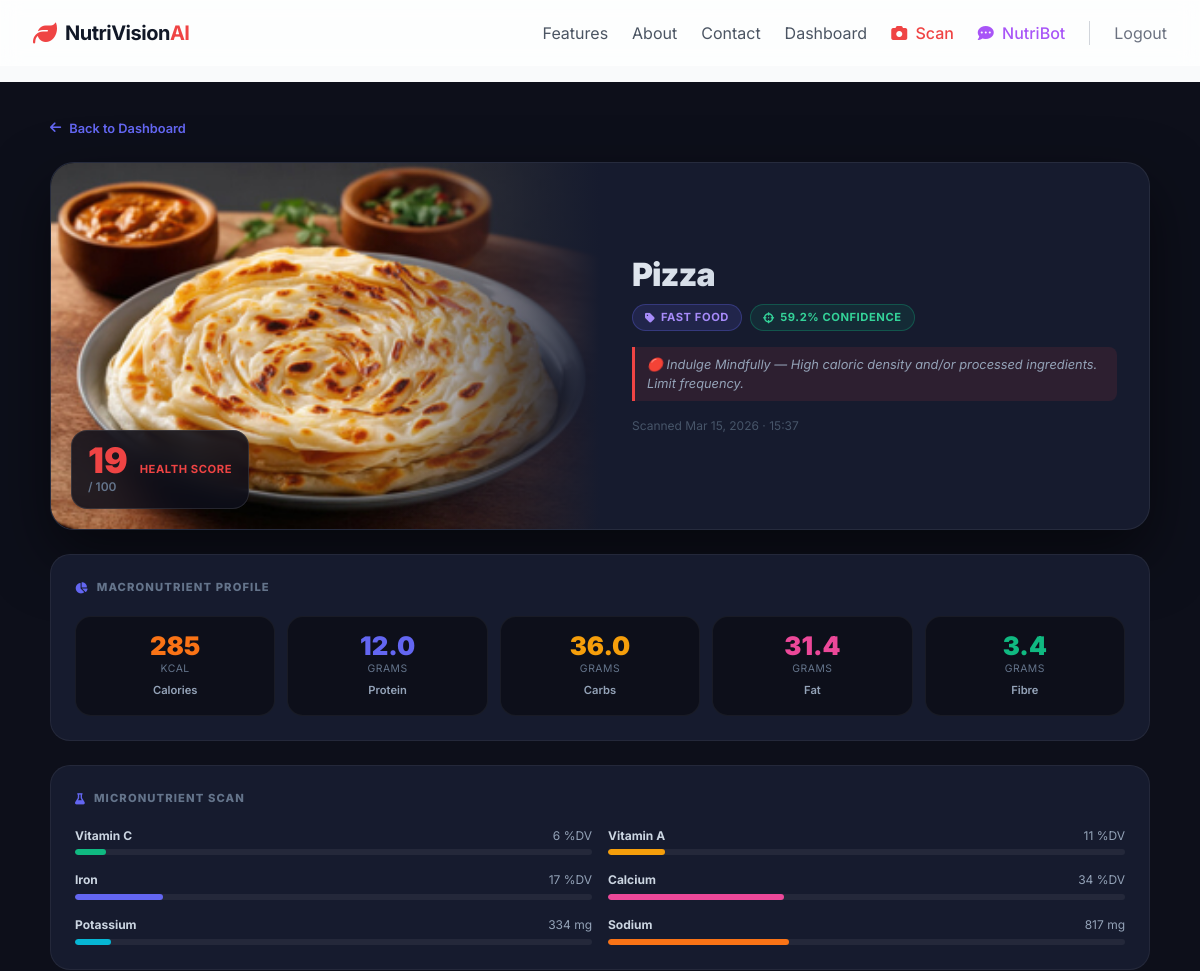
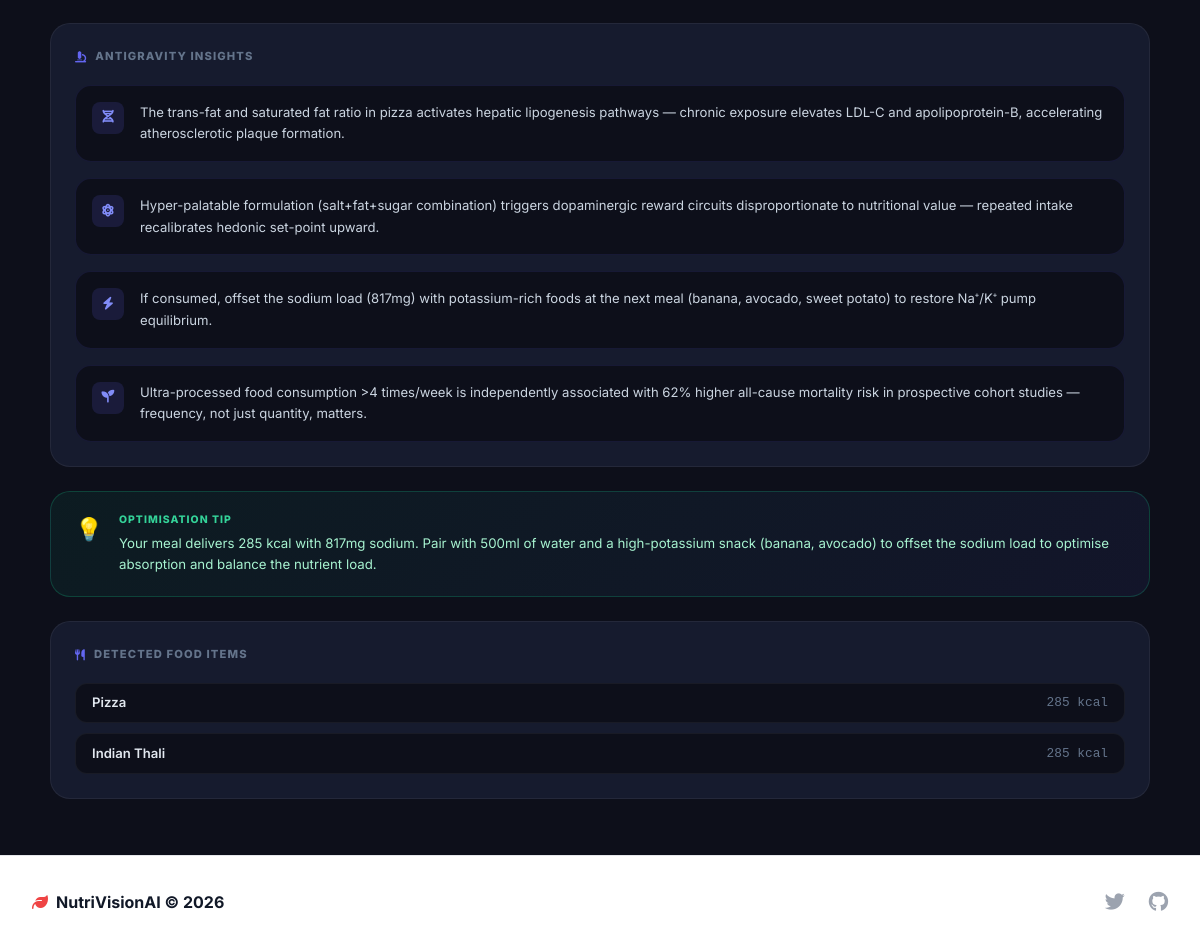
/result/5 (signed in), run on the app's committed database (2 pictures, top to bottom).
### app/models.py (models this page shows)
class Meal(db.Model):
    id = db.Column(db.Integer, primary_key=True)
    image_path = db.Column(db.String(200), nullable=False)
    timestamp = db.Column(db.DateTime, nullable=False, default=datetime.utcnow)
    total_calories = db.Column(db.Float, nullable=True)
    health_score = db.Column(db.Integer, nullable=True)        # 0–100 ANTIGRAVITY score
    health_status = db.Column(db.String(50), nullable=True)    # Food category (e.g. Fast Food, Meal, Vegetable)
    analysis_insights = db.Column(db.Text, nullable=True)      # Kept for legacy display
    food_detected = db.Column(db.String(100), nullable=True)   # Top detected food class name
    food_confidence = db.Column(db.String(10), nullable=True)  # Confidence string e.g. "94.2%"
    genai_result_json = db.Column(db.Text, nullable=True)      # Full JSON from genai_service.evaluate_meal()
    user_id = db.Column(db.Integer, db.ForeignKey('user.id'), nullable=False)
    detections = db.relationship('FoodDetection', backref='meal', lazy=True)

class FoodDetection(db.Model):
    id = db.Column(db.Integer, primary_key=True)
    food_name = db.Column(db.String(100), nullable=False)
    portion_size = db.Column(db.Float, nullable=True)          # grams or units
    confidence = db.Column(db.Float, nullable=True)
    meal_id = db.Column(db.Integer, db.ForeignKey('meal.id'), nullable=False)
    nutrition = db.relationship('NutritionData', backref='detection', uselist=False)

class NutritionData(db.Model):
    id = db.Column(db.Integer, primary_key=True)
    calories = db.Column(db.Float, nullable=False)
    protein = db.Column(db.Float, nullable=False)
    carbs = db.Column(db.Float, nullable=False)
    fats = db.Column(db.Float, nullable=False)
    sugar = db.Column(db.Float, nullable=False)
    fiber = db.Column(db.Float, nullable=False)
    food_detection_id = db.Column(db.Integer, db.ForeignKey('food_detection.id'), nullable=False)

### app/routes/meal.py (the view)
@meal_bp.route('/result/<int:meal_id>')
@login_required
def result(meal_id):
    meal = Meal.query.get_or_404(meal_id)
    if meal.user_id != current_user.id:
        flash('Unauthorized access', 'danger')
        return redirect(url_for('dashboard.index'))
    eval_data = {}
    if meal.genai_result_json:
        try:
            eval_data = json.loads(meal.genai_result_json)
        except (json.JSONDecodeError, TypeError):
            eval_data = {}
    return render_template('result.html', meal=meal, eval_data=eval_data)

### app/models.py (called while the page is built)
@login_manager.user_loader
def load_user(user_id):
    return User.query.get(int(user_id))

### app/templates/result.html (shortened to what this page needs)
{% extends 'base.html' %}
{% block content %}
{% set score = eval_data.health_score if eval_data else meal.health_score %}
{% set macros = eval_data.macros if eval_data else {} %}
{% set micros = eval_data.micros if eval_data else {} %}
{% set insights = eval_data.insights if eval_data else [] %}
{% set opt_tip = eval_data.optimisation_tip if eval_data else '' %}
{% set food_name = eval_data.food_detected if eval_data else meal.food_detected %}
{% set confidence = eval_data.confidence if eval_data else meal.food_confidence %}
{% set category = eval_data.category if eval_data else meal.health_status %}
{% set score_label = eval_data.score_label if eval_data else '' %}
{% if score >= 88 %}
  {% set score_color = '#22c55e' %}
  {% set score_bg = 'rgba(34,197,94,0.1)' %}
  {% set score_badge = '🟢 Excellent' %}
{% elif score >= 72 %}
  {% set score_color = '#eab308' %}
  {% set score_bg = 'rgba(234,179,8,0.1)' %}
  {% set score_badge = '🟡 Good' %}
{% elif score >= 50 %}
  {% set score_color = '#f97316' %}
  {% set score_bg = 'rgba(249,115,22,0.1)' %}
  {% set score_badge = '🟠 Moderate' %}
{% else %}
  {% set score_color = '#ef4444' %}
  {% set score_bg = 'rgba(239,68,68,0.1)' %}
  {% set score_badge = '🔴 Indulge Mindfully' %}
{% endif %}
<div class="ag-page">
  <div class="ag-container">
    <a href="{{ url_for('dashboard.index') }}" class="back-link">
      <i class="fa-solid fa-arrow-left"></i> Back to Dashboard
    </a>
    <div class="hero-card">
      <div class="hero-image">
        <img src="{{ url_for('static', filename='uploads/' + meal.image_path) }}" alt="Uploaded Meal">
        <div class="hero-image-overlay"></div>
        <div class="score-ring-wrap">
          <div>
            <div class="score-num">{{ score }}</div>
            <div class="score-denom">/ 100</div>
          </div>
          <div>
            <div class="score-tag">Health Score</div>
          </div>
        </div>
      </div>
      <div class="hero-info">
        <div>
          <div class="food-title">{{ food_name or 'Food Analysis' }}</div>
          <div style="height:0.75rem;"></div>
          <div class="badge-row">
            {% if category %}
              <span class="badge badge-category"><i class="fa-solid fa-tag"></i> {{ category }}</span>
            {% endif %}
            {% if confidence %}
              <span class="badge badge-confidence"><i class="fa-solid fa-crosshairs"></i> {{ confidence }} Confidence</span>
            {% endif %}
          </div>
        </div>
        {% if score_label %}
          <div class="score-label-text">{{ score_label }}</div>
        {% else %}
          <div class="score-label-text">{{ score_badge }}</div>
        {% endif %}
        <div style="font-size:0.75rem;color:#475569;">
          Scanned {{ meal.timestamp.strftime('%b %d, %Y · %H:%M') }}
        </div>
      </div>
    </div>
    {% if macros %}
    <div class="section-card">
      <div class="section-title"><i class="fa-solid fa-chart-pie"></i> Macronutrient Profile</div>
      <div class="macro-grid">
        <div class="macro-tile">
          <div class="macro-val val-cal">{{ macros.calories }}</div>
          <div class="macro-unit">kcal</div>
          <div class="macro-label">Calories</div>
        </div>
        <div class="macro-tile">
          <div class="macro-val val-pro">{{ macros.protein_g }}</div>
          <div class="macro-unit">grams</div>
          <div class="macro-label">Protein</div>
        </div>
        <div class="macro-tile">
          <div class="macro-val val-car">{{ macros.carbs_g }}</div>
          <div class="macro-unit">grams</div>
          <div class="macro-label">Carbs</div>
        </div>
        <div class="macro-tile">
          <div class="macro-val val-fat">{{ macros.fat_g }}</div>
          <div class="macro-unit">grams</div>
          <div class="macro-label">Fat</div>
        </div>
        <div class="macro-tile">
          <div class="macro-val val-fib">{{ macros.fibre_g }}</div>
          <div class="macro-unit">grams</div>
          <div class="macro-label">Fibre</div>
        </div>
      </div>
    </div>
    {% endif %}
    {% if micros %}
    <div class="section-card">
      <div class="section-title"><i class="fa-solid fa-flask"></i> Micronutrient Scan</div>
      <div class="micro-grid">
        {% set vitc_pct  = (micros.vitC_pct  if micros.vitC_pct  <= 100 else 100) %}
        {% set vita_pct  = (micros.vitA_pct  if micros.vitA_pct  <= 100 else 100) %}
        {% set k_bar     = ((micros.potassium_mg / 47)|int if (micros.potassium_mg / 47) <= 100 else 100) %}
        {% set na_bar    = ((micros.sodium_mg   / 23)|int if (micros.sodium_mg   / 23) <= 100 else 100) %}
        {% set micro_items = [
          ('Vitamin C',  micros.vitC_pct,    '%DV', vitc_pct,          '#10b981'),
          ('Vitamin A',  micros.vitA_pct,    '%DV', vita_pct,          '#f59e0b'),
          ('Iron',       micros.iron_pct,    '%DV', micros.iron_pct,   '#6366f1'),
          ('Calcium',    micros.calcium_pct, '%DV', micros.calcium_pct,'#ec4899'),
          ('Potassium',  micros.potassium_mg,'mg',  k_bar,             '#06b6d4'),
          ('Sodium',     micros.sodium_mg,   'mg',  na_bar,            '#f97316'),
        ] %}
        {% for name, val, unit, pct, color in micro_items %}
        <div class="micro-row">
          <div class="micro-meta">
            <span class="micro-name">{{ name }}</span>
            <span class="micro-value">{{ val }} {{ unit }}</span>
          </div>
          <div class="micro-track">
            <div class="micro-fill" style="width:{{ pct }}%; background:{{ color }};"></div>
          </div>
        </div>
        {% endfor %}
      </div>
    </div>
    {% endif %}
    {% if insights %}
    <div class="section-card">
      <div class="section-title"><i class="fa-solid fa-microscope"></i> Antigravity Insights</div>
      <div class="insight-list">
        {% set icons = ['fa-dna','fa-atom','fa-bolt','fa-seedling'] %}
        {% for insight in insights %}
        <div class="insight-card">
          <div class="insight-icon">
            <i class="fa-solid {{ icons[loop.index0 % 4] }}"></i>
          </div>
          <div class="insight-text">{{ insight }}</div>
        </div>
        {% endfor %}
      </div>
    </div>
    {% endif %}
    {% if opt_tip %}
    <div class="opt-tip">
      <div class="opt-tip-icon">💡</div>
      <div>
        <div class="opt-tip-label">Optimisation Tip</div>
        <div class="opt-tip-text">{{ opt_tip }}</div>
      </div>
    </div>
    {% endif %}
    {% if meal.detections %}
    <div class="section-card" style="margin-top:1.5rem;">
      <div class="section-title"><i class="fa-solid fa-utensils"></i> Detected Food Items</div>
      <div class="det-list">
        {% for detection in meal.detections %}
        <div class="det-item">
          <span class="det-name">{{ detection.food_name.replace('_',' ') }}</span>
          <span class="det-cal">{{ detection.nutrition.calories|round|int if detection.nutrition else '—' }} kcal</span>
        </div>
        {% endfor %}
      </div>
    </div>
    {% endif %}
  </div>
</div>
{% endblock %}

### app/templates/base.html (style rules this page uses)
body { font-family: 'Inter', sans-serif; }

### data on the page
Meal: image_path (picture), health_status "FAST FOOD", timestamp "Mar 15, 2026 · 15:37"
FoodDetection: food_name.replace "Pizza", nutrition.calories "285"
FoodDetection: food_name.replace "Indian Thali", nutrition.calories "285"

### other printed values
{{ score }} "19"
{{ food_name or 'Food Analysis' }} "Pizza"
{{ confidence }} "59.2%"
{{ score_label }} "🔴 Indulge Mindfully — High caloric density and/or processed ingredients. Limit frequency."
{{ macros.calories }} "285"
{{ macros.protein_g }} "12.0"
{{ macros.carbs_g }} "36.0"
{{ macros.fat_g }} "31.4"
{{ macros.fibre_g }} "3.4"
{{ name }} "Vitamin C" "Vitamin A" "Iron" "Calcium" "Potassium" "Sodium"
{{ val }} "6" "11" "17" "34" "334" "817"
{{ unit }} "%DV" "%DV" "%DV" "%DV" "mg" "mg"
{{ insight }} "The trans-fat and saturated fat ratio in pizza activates hepatic lipogenesis pathways — chronic exposure elevates LDL-C and apolipoprotein-B, accelerating atherosclerotic plaque formation." "Hyper-palatable formulation (salt+fat+sugar combination) triggers dopaminergic reward circuits disproportionate to nutritional value — repeated intake recalibrates hedonic set-point upward." "If consumed, offset the sodium load (817mg) with potassium-rich foods at the next meal (banana, avocado, sweet potato) to restore Na⁺/K⁺ pump equilibrium." "Ultra-processed food consumption >4 times/week is independently associated with 62% higher all-cause mortality risk in prospective cohort studies — frequency, not just quantity, matters."
{{ opt_tip }} "Your meal delivers 285 kcal with 817mg sodium. Pair with 500ml of water and a high-potassium snack (banana, avocado) to offset the sodium load to optimise absorption and balance the nutrient load."
